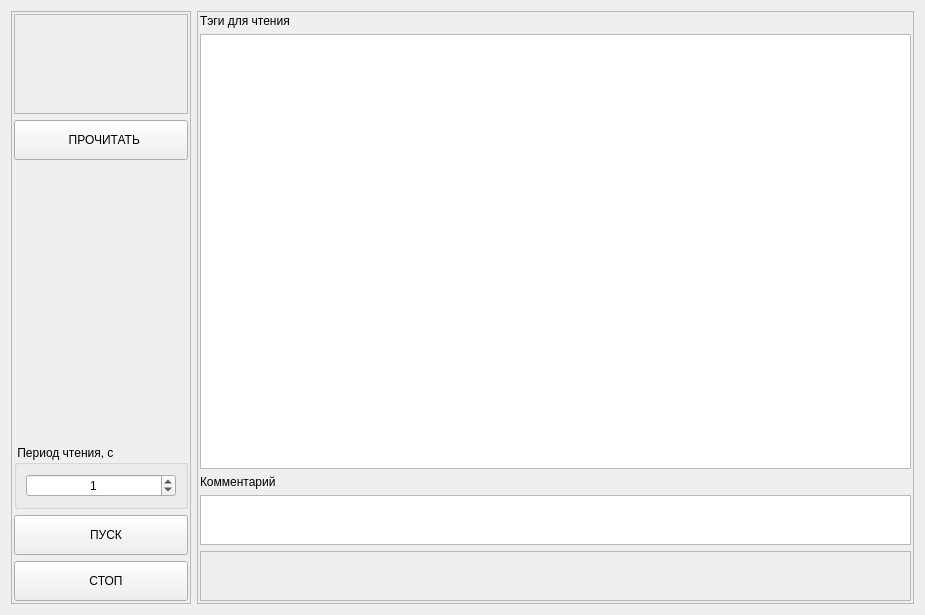
<?xml version="1.0" encoding="UTF-8"?>
<ui version="4.0">
 <class>OPCValuesViewer</class>
 <widget class="QWidget" name="OPCValuesViewer">
  <property name="geometry">
   <rect>
    <x>0</x>
    <y>0</y>
    <width>925</width>
    <height>615</height>
   </rect>
  </property>
  <property name="sizePolicy">
   <sizepolicy hsizetype="MinimumExpanding" vsizetype="MinimumExpanding">
    <horstretch>0</horstretch>
    <verstretch>0</verstretch>
   </sizepolicy>
  </property>
  <property name="windowTitle">
   <string>Form</string>
  </property>
  <layout class="QHBoxLayout" name="horizontalLayout">
   <item>
    <widget class="QFrame" name="frame">
     <property name="minimumSize">
      <size>
       <width>180</width>
       <height>0</height>
      </size>
     </property>
     <property name="maximumSize">
      <size>
       <width>180</width>
       <height>16777215</height>
      </size>
     </property>
     <property name="frameShape">
      <enum>QFrame::Shape::StyledPanel</enum>
     </property>
     <property name="frameShadow">
      <enum>QFrame::Shadow::Raised</enum>
     </property>
     <layout class="QVBoxLayout" name="verticalLayout">
      <property name="leftMargin">
       <number>2</number>
      </property>
      <property name="topMargin">
       <number>2</number>
      </property>
      <property name="rightMargin">
       <number>2</number>
      </property>
      <property name="bottomMargin">
       <number>2</number>
      </property>
      <item>
       <widget class="QFrame" name="frame_4">
        <property name="minimumSize">
         <size>
          <width>0</width>
          <height>100</height>
         </size>
        </property>
        <property name="frameShape">
         <enum>QFrame::Shape::StyledPanel</enum>
        </property>
        <property name="frameShadow">
         <enum>QFrame::Shadow::Raised</enum>
        </property>
        <layout class="QVBoxLayout" name="verticalLayout_4">
         <property name="spacing">
          <number>0</number>
         </property>
         <property name="leftMargin">
          <number>0</number>
         </property>
         <property name="topMargin">
          <number>0</number>
         </property>
         <property name="rightMargin">
          <number>0</number>
         </property>
         <property name="bottomMargin">
          <number>0</number>
         </property>
         <item>
          <widget class="QLabel" name="label_3">
           <property name="minimumSize">
            <size>
             <width>160</width>
             <height>80</height>
            </size>
           </property>
           <property name="maximumSize">
            <size>
             <width>160</width>
             <height>80</height>
            </size>
           </property>
           <property name="text">
            <string/>
           </property>
           <property name="pixmap">
            <pixmap resource="res.qrc">:/img/icons/accon-server-advantage-opc-foundation_800x800.png</pixmap>
           </property>
           <property name="scaledContents">
            <bool>true</bool>
           </property>
          </widget>
         </item>
        </layout>
       </widget>
      </item>
      <item>
       <widget class="QPushButton" name="pbReadOnce">
        <property name="minimumSize">
         <size>
          <width>150</width>
          <height>40</height>
         </size>
        </property>
        <property name="font">
         <font>
          <pointsize>9</pointsize>
         </font>
        </property>
        <property name="text">
         <string>  ПРОЧИТАТЬ</string>
        </property>
        <property name="icon">
         <iconset resource="res.qrc">
          <normaloff>:/img/icons/skip-forward.svg</normaloff>:/img/icons/skip-forward.svg</iconset>
        </property>
        <property name="iconSize">
         <size>
          <width>25</width>
          <height>25</height>
         </size>
        </property>
       </widget>
      </item>
      <item>
       <spacer name="verticalSpacer">
        <property name="orientation">
         <enum>Qt::Orientation::Vertical</enum>
        </property>
        <property name="sizeHint" stdset="0">
         <size>
          <width>20</width>
          <height>40</height>
         </size>
        </property>
       </spacer>
      </item>
      <item>
       <widget class="QGroupBox" name="groupBox">
        <property name="title">
         <string> Период чтения, с </string>
        </property>
        <property name="flat">
         <bool>false</bool>
        </property>
        <property name="checkable">
         <bool>false</bool>
        </property>
        <layout class="QGridLayout" name="gridLayout_5">
         <item row="0" column="0">
          <widget class="QSpinBox" name="spbPeriodReading">
           <property name="alignment">
            <set>Qt::AlignmentFlag::AlignCenter</set>
           </property>
           <property name="maximum">
            <number>120</number>
           </property>
           <property name="value">
            <number>1</number>
           </property>
          </widget>
         </item>
        </layout>
       </widget>
      </item>
      <item>
       <widget class="QPushButton" name="pbStartOPC">
        <property name="minimumSize">
         <size>
          <width>150</width>
          <height>40</height>
         </size>
        </property>
        <property name="text">
         <string>   ПУСК</string>
        </property>
        <property name="icon">
         <iconset resource="res.qrc">
          <normaloff>:/img/icons/play.svg</normaloff>:/img/icons/play.svg</iconset>
        </property>
        <property name="iconSize">
         <size>
          <width>25</width>
          <height>25</height>
         </size>
        </property>
       </widget>
      </item>
      <item>
       <widget class="QPushButton" name="pbStopOPC">
        <property name="minimumSize">
         <size>
          <width>150</width>
          <height>40</height>
         </size>
        </property>
        <property name="text">
         <string>   СТОП</string>
        </property>
        <property name="icon">
         <iconset resource="res.qrc">
          <normaloff>:/img/icons/x-circle.svg</normaloff>:/img/icons/x-circle.svg</iconset>
        </property>
        <property name="iconSize">
         <size>
          <width>25</width>
          <height>25</height>
         </size>
        </property>
       </widget>
      </item>
     </layout>
    </widget>
   </item>
   <item>
    <widget class="QFrame" name="frame_2">
     <property name="frameShape">
      <enum>QFrame::Shape::StyledPanel</enum>
     </property>
     <property name="frameShadow">
      <enum>QFrame::Shadow::Raised</enum>
     </property>
     <layout class="QVBoxLayout" name="verticalLayout_2">
      <property name="leftMargin">
       <number>2</number>
      </property>
      <property name="topMargin">
       <number>2</number>
      </property>
      <property name="rightMargin">
       <number>2</number>
      </property>
      <property name="bottomMargin">
       <number>2</number>
      </property>
      <item>
       <widget class="QLabel" name="label">
        <property name="font">
         <font>
          <pointsize>9</pointsize>
         </font>
        </property>
        <property name="text">
         <string>Тэги для чтения</string>
        </property>
       </widget>
      </item>
      <item>
       <widget class="QTableView" name="tvOPCValuesViewer"/>
      </item>
      <item>
       <widget class="QLabel" name="label_2">
        <property name="text">
         <string>Комментарий</string>
        </property>
       </widget>
      </item>
      <item>
       <widget class="QTextEdit" name="teTagPeriodicComment">
        <property name="maximumSize">
         <size>
          <width>16777215</width>
          <height>50</height>
         </size>
        </property>
       </widget>
      </item>
      <item>
       <widget class="QFrame" name="frOPCConsole">
        <property name="minimumSize">
         <size>
          <width>0</width>
          <height>50</height>
         </size>
        </property>
        <property name="maximumSize">
         <size>
          <width>16777215</width>
          <height>100</height>
         </size>
        </property>
        <property name="frameShape">
         <enum>QFrame::Shape::StyledPanel</enum>
        </property>
        <property name="frameShadow">
         <enum>QFrame::Shadow::Raised</enum>
        </property>
       </widget>
      </item>
     </layout>
    </widget>
   </item>
  </layout>
 </widget>
 <resources>
  <include location="res.qrc"/>
 </resources>
 <connections/>
</ui>
